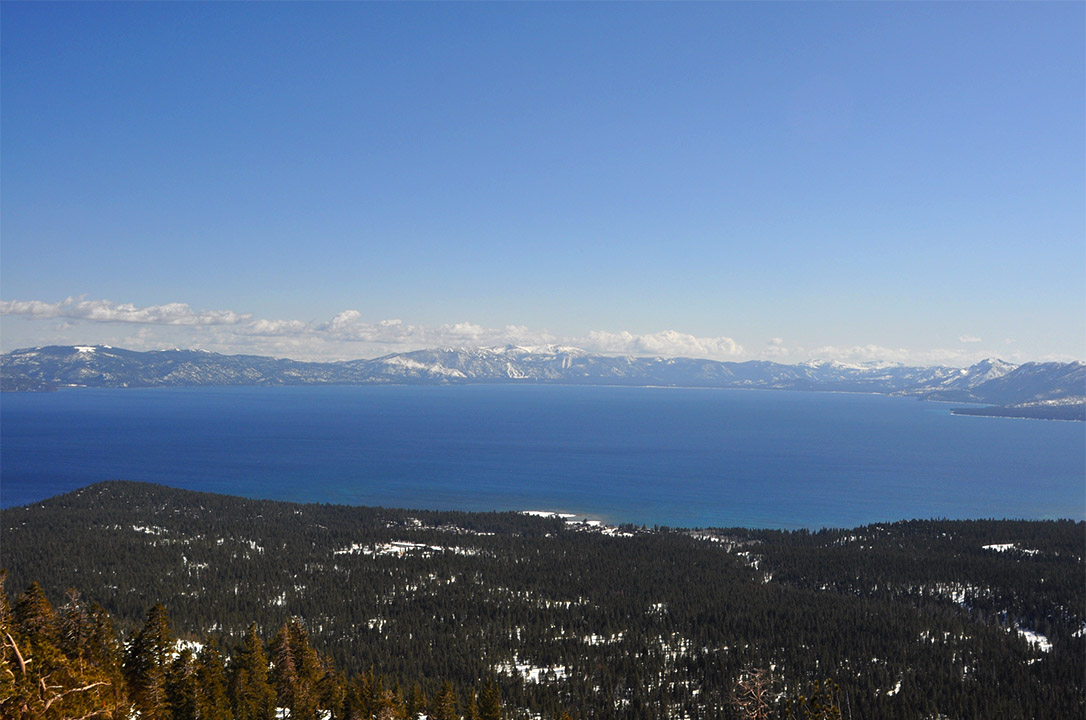
#> input picture previous_work/baseline_frame/data/mountain_center.png, 1086 x 720 px, found by its file name
$ python run.py
#> lines starting #> are read from the running program, lines starting #| are printed output that depends on the picture; after the words box and inside, x2 and y2 are one past the last pixel; in counts of white or black regions, pixels touching at a corner belong together
### previous_work/python/stitch_img.py
from PIL import Image, ImageDraw
import numpy as np
from typing import Union, Tuple, List
from scipy.ndimage import distance_transform_edt
from skimage import color, feature


def genSIFTMatches(img_s, img_d):
    # Convert images to grayscale
    gray_s = color.rgb2gray(img_s)
    gray_d = color.rgb2gray(img_d)

    # Compute SIFT features
    sift = feature.SIFT()
    sift.detect_and_extract(gray_s)
    Fs, Ds = sift.keypoints, sift.descriptors
    sift.detect_and_extract(gray_d)
    Fd, Dd = sift.keypoints, sift.descriptors

    # Match descriptors
    matches = feature.match_descriptors(Ds, Dd, cross_check=True)

    # Extract the locations of matched keypoints
    xs = Fs[matches[:, 0]]
    xd = Fd[matches[:, 1]]

    return xs, xd

def computeHomography(src_pts_nx2: np.ndarray, dest_pts_nx2: np.ndarray) -> np.ndarray:
    '''
    Compute the homography matrix.
    Arguments:
        src_pts_nx2: the coordinates of the source points (nx2 numpy array).
        dest_pts_nx2: the coordinates of the destination points (nx2 numpy array).
    Returns:
        H_3x3: the homography matrix (3x3 numpy array).
    '''

    src = np.asarray(src_pts_nx2)
    dst = np.asarray(dest_pts_nx2)
    x, y, u, v = src[:,0], src[:,1], dst[:,0], dst[:,1]
    A = np.zeros((9,9))
    j = 0
    for i in range(4):
        A[j,:] = np.array([-x[i], -y[i], -1, 0, 0, 0, x[i]*u[i], y[i]*u[i], u[i]])
        A[j+1,:] = np.array([0, 0, 0, -x[i], -y[i], -1, x[i]*v[i], y[i]*v[i], v[i]])
        j += 2

    sym_mat = np.dot(A.T,A)
    eig_val, eig_vec = np.linalg.eig(sym_mat)

    idx = np.argsort(eig_val)[0]
    eig_vec = eig_vec[:,idx]
    H = np.reshape(eig_vec,(3,3))
    #print(H)
    return H


def applyHomography(H_3x3: np.ndarray, src_pts_nx2: np.ndarray) ->  np.ndarray:
    '''
    Apply the homography matrix to the source points.
    Arguments:
        H_3x3: the homography matrix (3x3 numpy array).
        src_pts_nx2: the coordinates of the source points (nx2 numpy array).
    Returns:
        dest_pts_nx2: the coordinates of the destination points (nx2 numpy array).
    '''
    src = np.asarray(src_pts_nx2)
    src = np.hstack((src, np.ones((src.shape[0],1))))
    dest = H_3x3 @ src.T
    dest = dest / dest[2,:]
    dest = dest.T
    return dest[:,:2]


def backwardWarpImg(src_img: Image.Image, destToSrc_H: np.ndarray, canvas_shape: Union[Tuple, List]) -> Tuple[Image.Image, Image.Image]:
    '''
    Backward warp the source image to the destination canvas based on the
    homography given by destToSrc_H.
    Arguments:
        src_img: the source image.
        destToSrc_H: the homography that maps points from the destination
            canvas to the source image.
        canvas_shape: shape of the destination canvas (height, width).
    Returns:
        dest_img: the warped source image.
        dest_mask: a mask indicating sourced pixels. pixels within the
            source image are 1, pixels outside are 0.
    '''
    src_img = np.array(src_img)
    dest_img = np.zeros((canvas_shape[0], canvas_shape[1], 3))
    dest_mask = np.zeros((canvas_shape[0], canvas_shape[1]), dtype=np.uint8)

    for x in range(canvas_shape[1]):
        for y in range(canvas_shape[0]):
            dest = np.array([x,y,1])
            src = np.dot(destToSrc_H,dest)
            src = src / src[2]
            src = src[:2]
            src = src.astype(int)
            if src[0] >= 0 and src[0] < src_img.shape[1] and src[1] >= 0 and src[1] < src_img.shape[0]:
                dest_img[y,x] = src_img[src[1],src[0]]
                dest_mask[y,x] = 1


    return  dest_mask.astype(bool),dest_img


def blendImagePair(img1: List[Image.Image], mask1: List[Image.Image], img2: Image.Image, mask2: Image.Image, mode: str) -> Image.Image:
    '''
    Blend the warped images based on the masks.
    Arguments:
        img1: list of source images.
        mask1: list of source masks.
        img2: destination image.
        mask2: destination mask.
        mode: either 'overlay' or 'blend'
    Returns:
        out_img: blended image.
    '''
    mask1 = np.array(mask1) > 0
    mask2 = np.array(mask2) > 0


    if mode == 'overlay':
        overlayed = img1.copy()
        overlayed[mask2] = img2[mask2]
        return overlayed.astype(np.uint8)


    elif mode == 'blend':
        out_img = np.zeros_like(img1)
        mask1 = distance_transform_edt(mask1)
        mask2 = distance_transform_edt(mask2)
        out_img = (img1 * mask1[..., np.newaxis]+ img2 * mask2[..., np.newaxis]) / (mask1 + mask2)[..., np.newaxis]
        return out_img.astype(np.uint8)

def runRANSAC(src_pt: np.ndarray, dest_pt: np.ndarray, ransac_n: int, eps: float) -> Tuple[np.ndarray, np.ndarray]:
    '''
    Run the RANSAC algorithm to find the inliers between the source and
    destination points.
    Arguments:
        src_pt: the coordinates of the source points (nx2 numpy array).
        dest_pt: the coordinates of the destination points (nx2 numpy array).
        ransac_n: the number of iterations to run RANSAC.
        eps: the threshold for considering a point to be an inlier.
    Returns:
        inliers_id: the indices of the inliers (kx1 numpy array).
        H: the homography matrix (3x3 numpy array).
    '''
    max_inliers_id = np.array([])
    H_max = np.zeros((3,3))
    for i in range(ransac_n):
        idx = np.random.choice(src_pt.shape[0], 4, replace=False,)
        H = computeHomography(src_pt[idx], dest_pt[idx])
        dest_pt_pred = applyHomography(H, src_pt)
        dist = np.linalg.norm(dest_pt - dest_pt_pred, axis=1)
        inliers_id = np.where(dist < eps)[0]
        if len(inliers_id) > len(max_inliers_id):
            max_inliers_id = inliers_id
            H_max = H

  #  print(max_inliers_id, H_max)

    return max_inliers_id, H_max
#https://kushalvyas.github.io/stitching.html

def stitchImg(*args: Image.Image) -> Image.Image:
    '''
    Stitch a list of images.
    Arguments:
        args: a variable number of input images.
    Returns:
        stitched_img: the stitched image.
    '''
    initial_image = np.array(args[0])
    args = args[1:]
    for index, image_np in enumerate(args):
        current_image = image_np


        corners = np.array([[0, 0], [current_image.shape[1] -1, 0], [current_image.shape[1] -1, current_image.shape[0]-1], [0, current_image.shape[0] -1]])


        source_keypoints, destination_keypoints = genSIFTMatches(current_image, initial_image)
        source_keypoints = source_keypoints[:, [1, 0]]
        destination_keypoints = destination_keypoints[:, [1, 0]]

        np.random.seed(549)
        inliers, homography_matrix = runRANSAC(source_keypoints, destination_keypoints, ransac_n=800, eps=0.3)


        newcorners = applyHomography(homography_matrix, corners)

        width, height, top_x, top_y = findCorners(newcorners, initial_image)

        canvas = np.zeros((height, width, 3))
        canvas[top_y:initial_image.shape[0] + top_y, top_x:initial_image.shape[1] + top_x, :] = initial_image

        canvas_mask = np.any(canvas != 0, axis=-1).astype(int)

        T= np.array([[1, 0, top_x], [0, 1, top_y], [0, 0, 1]])
        updated_homography_matrix = T @ homography_matrix
        warped_mask, warped_image = backwardWarpImg(current_image, np.linalg.inv(updated_homography_matrix), [height, width])

        canvas_mask = canvas_mask.squeeze()
        warped_mask = warped_mask.squeeze()
        print(canvas_mask.shape, warped_mask.shape, canvas.shape, warped_image.shape)
        blended_image = blendImagePair((canvas*255).astype(np.uint8), (canvas_mask*255).astype(np.uint8), (warped_image*255).astype(np.uint8), (warped_mask*255).astype(np.uint8), mode='blend')

        initial_image = blended_image / 255.0

        return blended_image


def findCorners(corners, initial_image):
    min_x = np.min(corners[:, 0])
    min_y = np.min(corners[:, 1])
    if min_x < 0:
        top_x = int(-min_x)
    else:
        top_x = 0

    if min_y < 0:
        top_y = int(-min_y)
    else:
        top_y = 0


    max_width  = max(int((np.max(corners[:, 0]) + top_x)), initial_image.shape[1] + top_x)
    max_height = max(int((np.max(corners[:, 1]) + top_y)), initial_image.shape[0] + top_y)

    return max_width, max_height, top_x, top_y


### previous_work/python/run.py
from PIL import Image
import numpy as np
import matplotlib.pyplot as plt


def stitch_image():
    from stitch_img import stitchImg
    img_center = np.array(Image.open('data/mountain_center.png')) / 255.0
    img_left = np.array(Image.open('data/mountain_left.png')) / 255.0
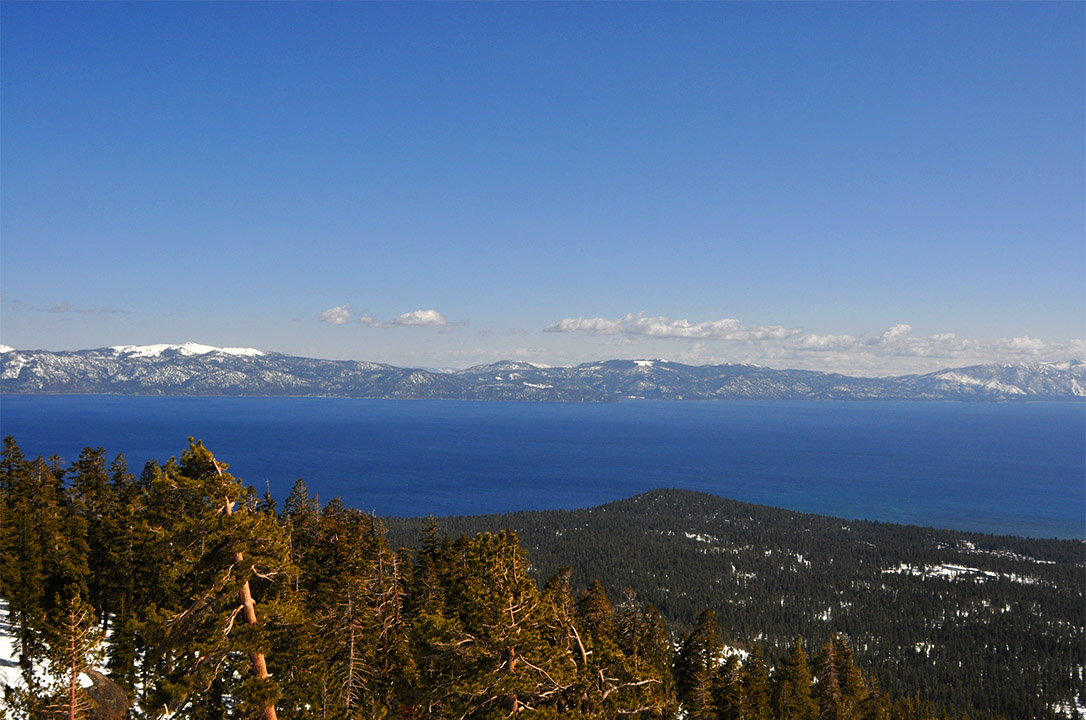
#> input picture previous_work/baseline_frame/data/mountain_left.png, 1086 x 720 px, found by its file name
    img_right = np.array(Image.open('data/mountain_right.png')) / 255.0
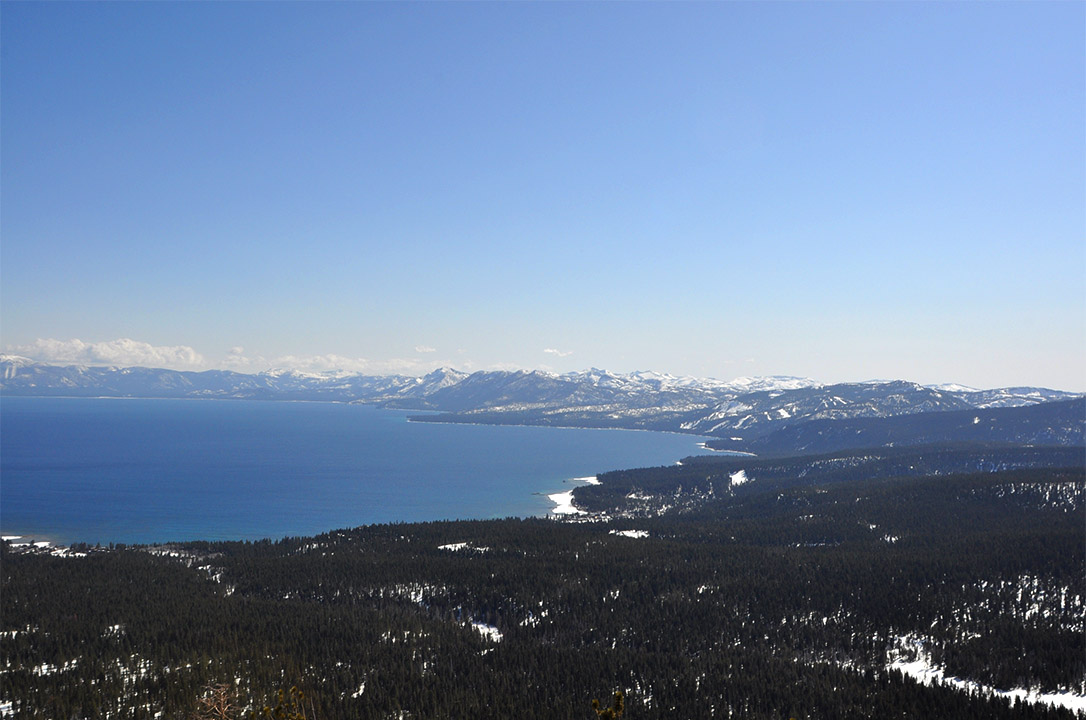
#> input picture previous_work/solution1_opencv_stiching/data/mountain_right.png, 1086 x 720 px, found by its file name

    # You are free to change the order of input arguments
    stitched_img = stitchImg(img_center, img_left, img_right)
#> the loop in stitchImg, `for index, image_np in enumerate(args):` made 1 pass
#> pass 1, in genSIFTMatches, `gray_s = color.rgb2gray(img_s)`:
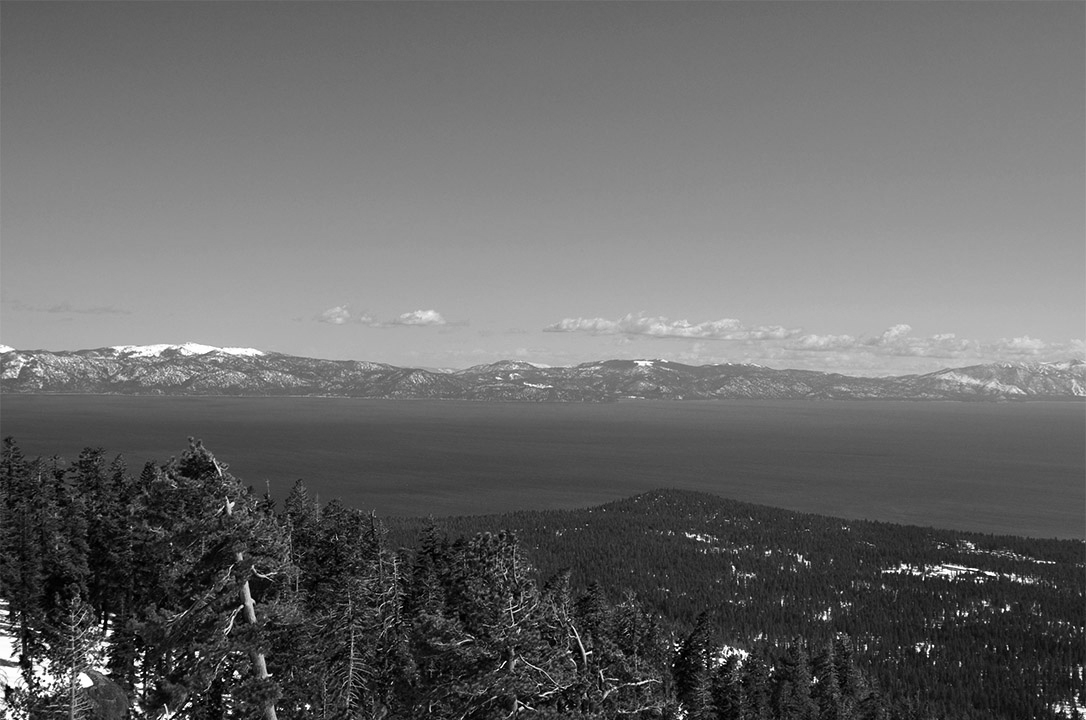
#> gray_s: shape (720, 1086) float64; min 0, max 1, mean 0.413
#> pass 1, in genSIFTMatches, `gray_d = color.rgb2gray(img_d)`:
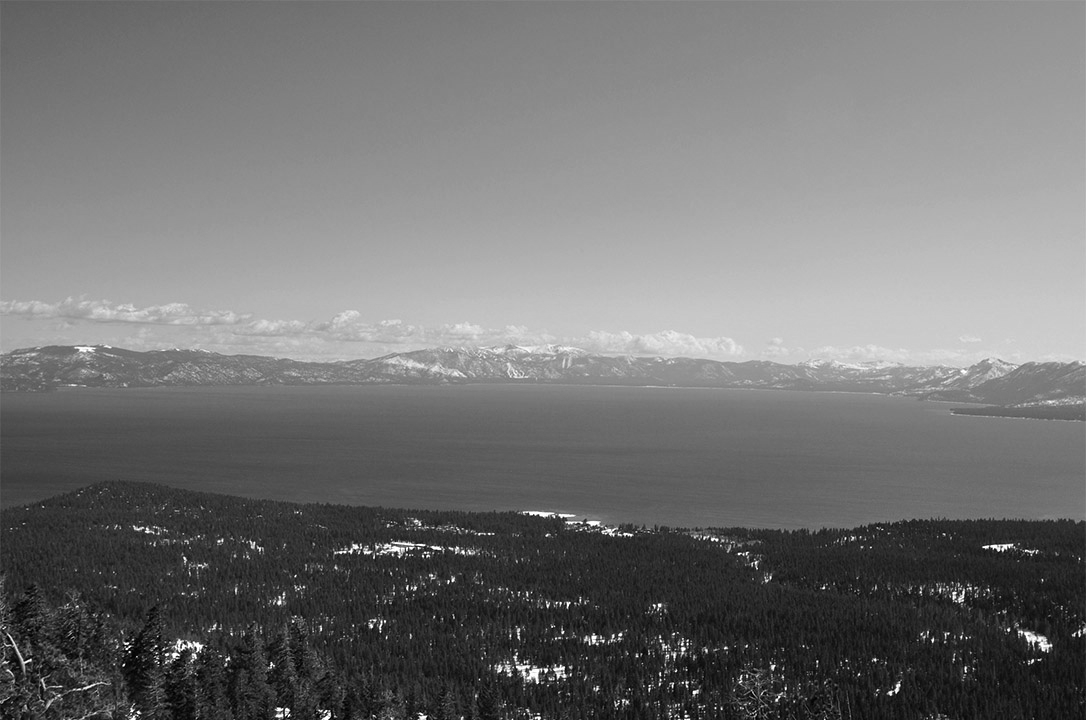
#> gray_d: shape (720, 1086) float64; min 0, max 1, mean 0.454
#> pass 1, in stitchImg, `warped_mask, warped_image = backwardWarpImg(current_image, np.linalg.i..`:
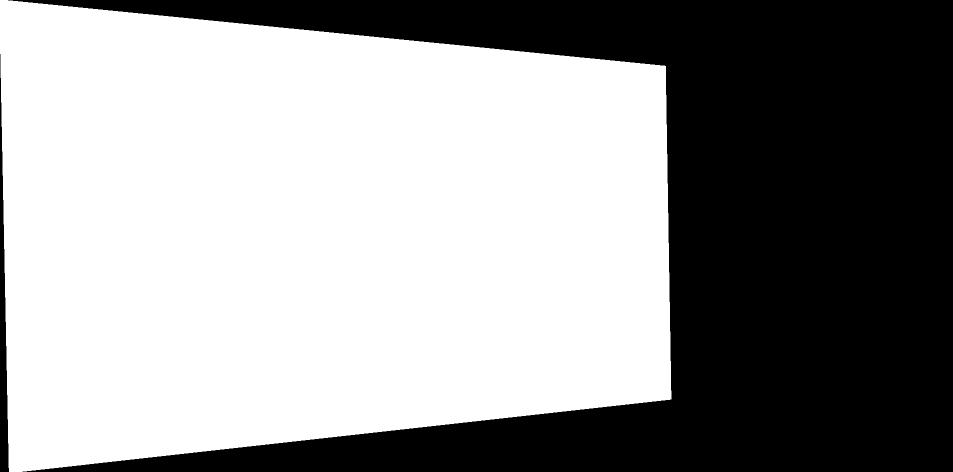
#> warped_mask: shape (944, 1905) bool (shown at 1/2 size); 59.7% white; 2 black regions, box (x1, y1, x2, y2) and area: (16, 0, 1905, 944) 717261, (0, 108, 18, 944) 7598
#> after the loop in stitchImg, `for index, image_np in enumerate(args):`:
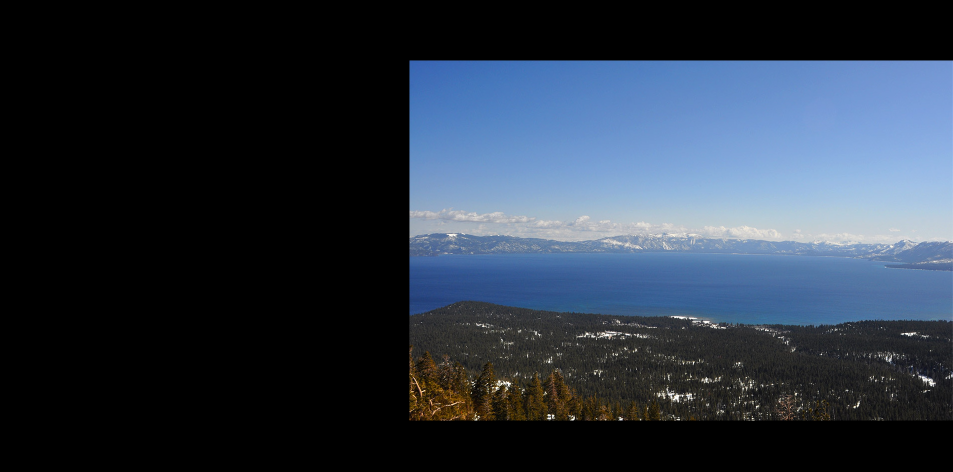
#> canvas: shape (944, 1905, 3) float64 (shown at 1/2 size); mean R, G, B 0.162, 0.202, 0.254
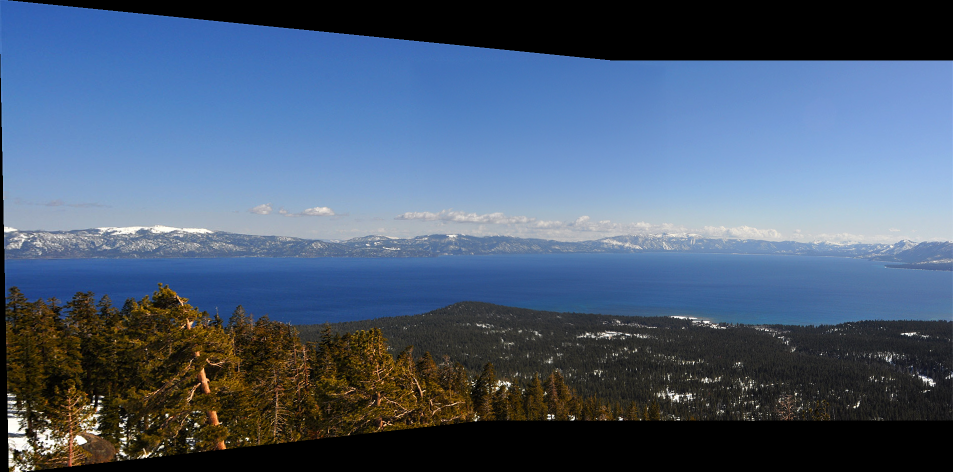
#> stitched_img: shape (944, 1905, 3) (shown at 1/2 size); mean R, G, B 74.8, 92.8, 116.7

    # Save the stitched image
    stitched_img = Image.fromarray((stitched_img).astype(np.uint8))
    stitched_img.save('outputs/stitched_img.png')


if __name__ == '__main__':
    stitch_image()
